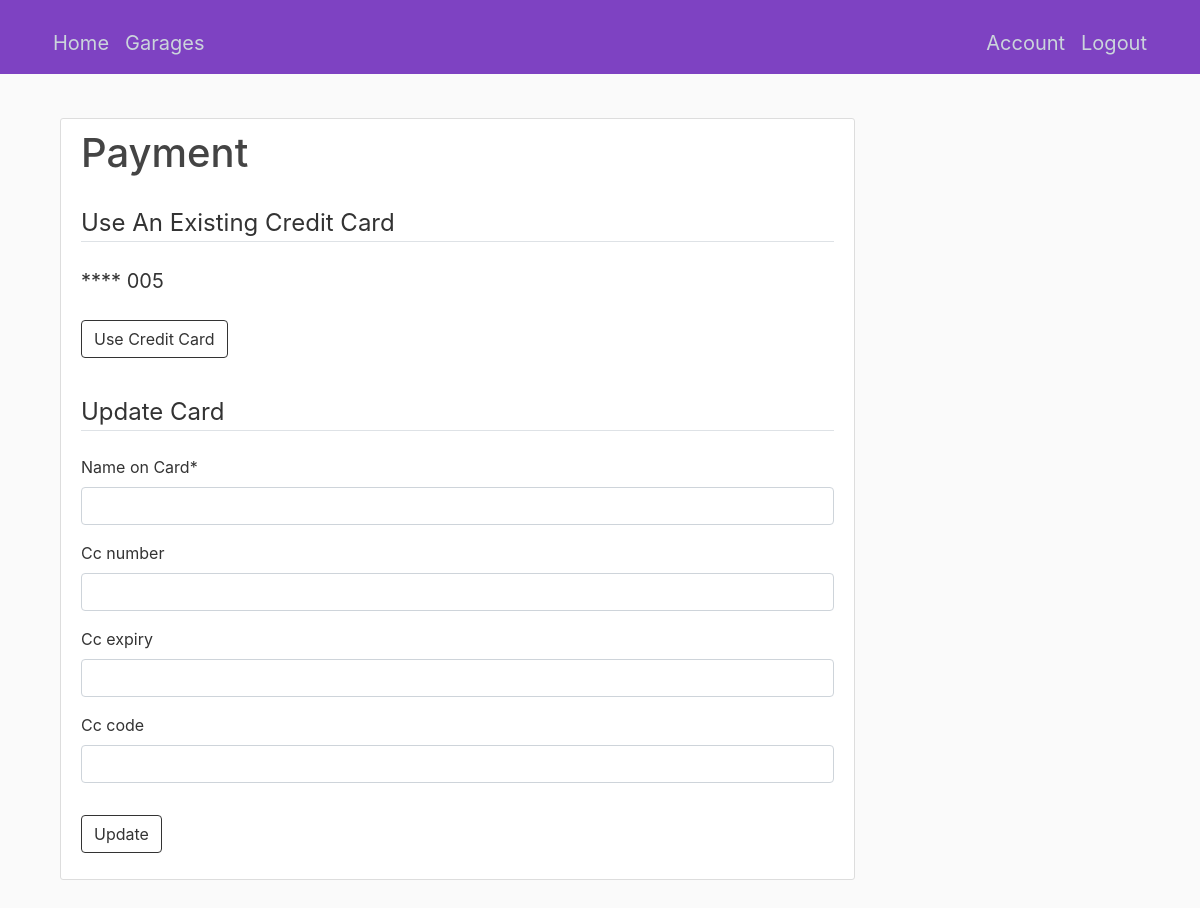
The app's page /payments/payment/ (signed in) with its own data.
### payments/models.py (models this page shows, shortened)
class CreditCard(models.Model):
    customer  = models.OneToOneField(Customer, on_delete=models.CASCADE)
    cc_name   = models.CharField(max_length=50)
    cc_number = CardNumberField('card number')
    cc_expiry = CardExpiryField('expiration date')
    cc_code = SecurityCodeField('security code')

### payments/views.py (the view, shortened to what this page needs)
# urls.py: path('payment/', views.payment_page, name='payment-page'),
def payment_page(request):
    add_form = AddCreditCard()
    context = {'title': 'Payments', 'form': add_form}
    if str(request.user) != 'AnonymousUser':
        try:
            credit_card = CreditCard.objects.get(customer=request.user.customer)
            context = {**context, **{'card': credit_card}}
        except CreditCard.DoesNotExist: #do not add to context
            pass
    return render(request, 'payments/payment.html', context)

### payments/forms.py
class AddCreditCard(forms.ModelForm):
    cc_name = forms.CharField(label='Name on Card')
    cc_number = CardNumberField(label='Card Number')
    cc_expiry = CardExpiryField(label='Expiration Date')
    cc_code = SecurityCodeField(label='CVV/CVC')
    class Meta:
        model = CreditCard
        fields = ['cc_name', 'cc_number', 'cc_expiry', 'cc_code']

### accounts/models.py (called while the page is built)
    def __str__(self):
        return f'user {self.email}'

### payments/templates/payments/payment.html (shortened to what this page needs)
{% extends "accounts/base.html" %}
{% load crispy_forms_tags %}
{% block content %}
<div class="container jumbo">
    <div class="content-section">
        <div class="media">
            <div class="media-body">
                <h2 class="account-heading">Payment</h2>
            </div>
        </div>
        {% if card %}
        <form method="POST" enctype="multipart/form-data">
            <fieldset class="form-group">
                <div class="move">
                    <legend class="border-bottom mb-4">Use An Existing Credit Card</legend>
                    <div class="radiobtn">
                        <label>**** {{ card.cc_number.12 }}{{ card.cc_number.13 }}{{ card.cc_number.14 }}{{ card.cc_number.15 }}</label><br>
                    </div>
                </div>
            </fieldset>
            <div class="form-group">
                <input class="btn btn-outline-info" type="submit" value="Use Credit Card">
            </div>
        </form>
        {% endif %}
        <form method="POST">
            <fieldset class="form-group">
                <div class="move">
                <legend class="border-bottom mb-4">
                    {% if card %} Update Card
                    {% else %}    Add Card
                    {% endif %}
                </legend>
                {{ form | crispy }}
                </div>
            </fieldset>
            <div class="form-group">
                <button class="btn btn-outline-info" type="submit">
                    {% if card %} Update
                    {% else %}    Add
                    {% endif %}
                </button>
            </div>
        </form>
    </div>
</div>
{% endblock content %}

### accounts/static/accounts/main.css (style rules this page uses)
body { background: #fafafa; color: #333333; margin-top: 5rem; }
h1, h2, h3, h4, h5, h6 { color: #444444; }
.content-section { background: #ffffff; padding: 10px 20px; border: 1px solid #dddddd; border-radius: 3px; margin-bottom: 20px; }
.account-heading { font-size: 2.5rem; }
.jumbo { padding-top: 38px; padding-bottom: 20px; }
.btn-outline-info { border-color: #333; color: #333 }
.radiobtn { font-size: 20px; }
.move { padding-top: 20px; }

### records on screen
CreditCard: cc_number.12 "0", cc_number.13 "0", cc_number.14 "5"
